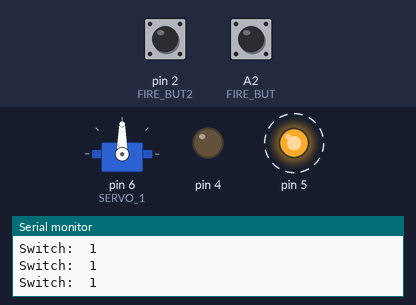
The sketch below on a simulated Arduino Uno, built with avr-gcc and run on an emulated ATmega328P. Parts: servo, output pins drawn as LEDs (lit = HIGH), the last lines printed to the serial monitor. Dashed ring = blinking. The test bench sets the inputs (shaded band); at power-on: pin 2 (FIRE_BUT2) HIGH, A2 (FIRE_BUT) HIGH.

Above: at 2.1 s.
2.2 s: pin 2 (FIRE_BUT2) pulled LOW for 0.8 s
At 2.8 s:
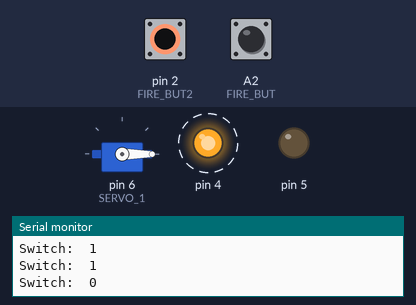
5.5 s: pin 2 (FIRE_BUT2) pulled LOW for 3.2 s
At 6.37 s:
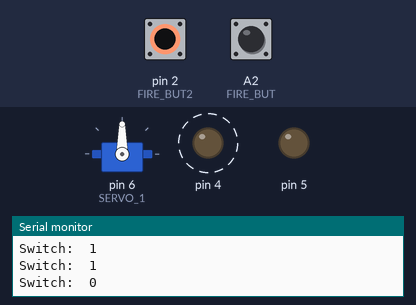
10.2 s: A2 (FIRE_BUT) pulled LOW for 0.8 s
At 10.92 s:
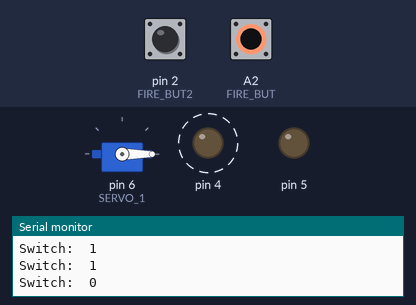
Timing chart, 0 to 19.6 s (numbered marks = the images above; inputs shaded):
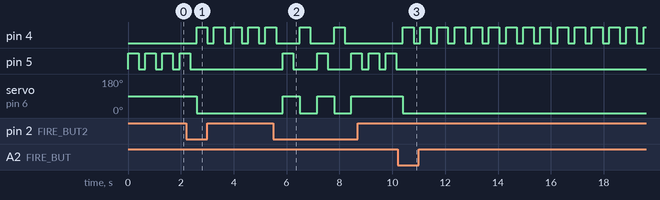

The sketch:

Joistisk_i_serwo_i_diody.ino
```cpp
#include <U8g2lib.h>
#include <Servo.h>
Servo SERVO_1;

// Analog Joystick
const PROGMEM int X_pin = A1;     // analog pin connected to X output
const PROGMEM int Y_pin = A0;     // analog pin connected to Y output
const PROGMEM int FIRE_BUT2 = 2;  // digital pin connected to switch output

//Tactile switch
const PROGMEM int FIRE_BUT = A2;

bool Switchvalue = HIGH;

int zwrotnica = 1;

void setup() {
  pinMode(FIRE_BUT2, INPUT_PULLUP);
  pinMode(FIRE_BUT, INPUT_PULLUP);
  pinMode(4, OUTPUT);
  pinMode(5, OUTPUT);
  Serial.begin(9600);

  SERVO_1.attach(6);
}

void loop() {
  if ((!digitalRead(FIRE_BUT))||(!digitalRead(FIRE_BUT2))){
    Switchvalue = false;
  }else{
    Switchvalue = true;
  }
  Serial.print("Switch:  ");
  Serial.print(Switchvalue);
  Serial.print("\n");

  if (!Switchvalue) {
    zwrotnica = -zwrotnica;
  }
  if (zwrotnica == 1) {
    SERVO_1.write(90);
    digitalWrite(5, HIGH);
    delay(400);
    digitalWrite(5, LOW);
  }
  else
  {
    SERVO_1.write(0);
    digitalWrite(4, HIGH);
    delay(400);
    digitalWrite(4, LOW);
  }
  delay(250);
}
```

Measured:
- after the input at 2.2 s, pin 4: alternates HIGH for 0.40 s and LOW for 0.25 s, starting after 0.40 s; pin 5: goes on until 2.4 s, then stays LOW; servo on pin 6 (SERVO_1): 90° → 0° after 0.40 s
- after the input at 5.5 s, pin 4: alternates HIGH for 0.40 s and LOW for 0.90 s, 4 changes in all, then stays LOW, starting after 1.0 s; pin 5: LOW → HIGH after 0.35 s, → LOW 0.40 s later, → HIGH 0.90 s later, → LOW 0.40 s later, … (10 changes in this stretch)
- after the input at 10.2 s, pin 4: alternates HIGH for 0.40 s and LOW for 0.25 s, starting after 0.20 s; pin 5: stops changing and stays LOW; servo on pin 6 (SERVO_1): 90° → 0° after 0.20 s
- by itself, pin 5: alternates HIGH for 0.40 s and LOW for 0.25 s
